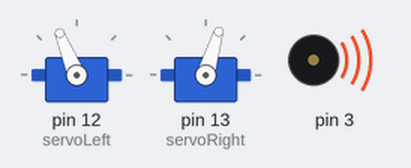
The sketch below on a simulated Arduino Uno, built with avr-gcc and run on an emulated ATmega328P. Parts: 2 × servo, buzzer (waves = sounding).

Above: at 0.45 s.
At 0.8 s:
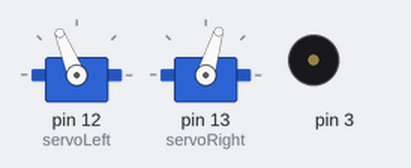
At 19.3 s:
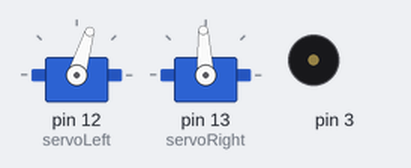
At 26.3 s:
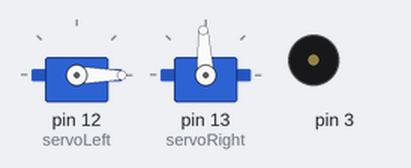
At 34.8 s:
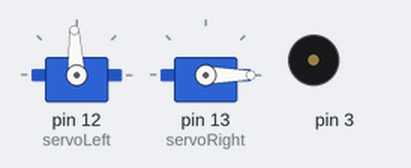
At 39.1 s:
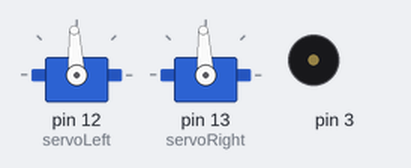
Timing chart, 0 to 40.0 s (numbered marks = the images above):
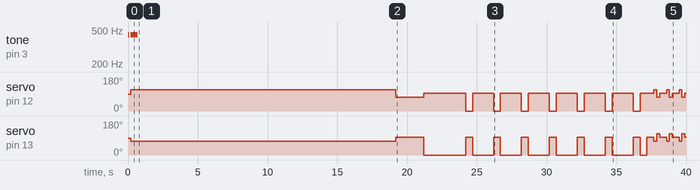

Measured:
- by itself, tone on pin 3: silent → 440 Hz at 0.00 s, → silent 0.10 s later, → 440 Hz 0.10 s later, → silent 0.50 s later
- by itself, servo on pin 12 (servoLeft): 90° → 112° at 0.20 s, → 73° 19.0 s later, → 93° 2.0 s later, → 0° 3.0 s later, … (26 changes in this stretch)
- by itself, servo on pin 13 (servoRight): 90° → 73° at 0.20 s, → 93° 19.0 s later, → 0° 2.0 s later, → 93° 3.0 s later, … (27 changes in this stretch)

The sketch:

dance.ino
```cpp
# include <Servo.h>

Servo servoLeft;
Servo servoRight;

void setup() {
  servoLeft.attach(12);
  servoRight.attach(13);
  pinMode(13,OUTPUT);
  pinMode(3,OUTPUT);
}

void turn(){
  servoLeft.writeMicroseconds(1300);
  servoRight.writeMicroseconds(1500);
  delay(2000);
  servoLeft.writeMicroseconds(1500);
  servoRight.writeMicroseconds(- 1700);
   delay(2000);
}

void back(){
   tone(3,587,100);
   tone(3,440,100);
   delay(200);
    tone(3,440,500);
   servoLeft.writeMicroseconds(1700);
  servoRight.writeMicroseconds(1300);
  delay(19000);

}

void side (){
  for(int i=0;i<7; i++){
    digitalWrite(13,HIGH);
    delay(500);
    digitalWrite(13,LOW);
    delay(500);
  servoLeft.writeMicroseconds(500);
  servoRight.writeMicroseconds(1500);
  delay(500);
  servoLeft.writeMicroseconds(1500);
  servoRight.writeMicroseconds(500);
  delay(500);
  }
}

void fb(){
   for(int i=0;i<8; i++){
  servoLeft.writeMicroseconds(1500);
  servoRight.writeMicroseconds(1500);
  delay(500);
  servoLeft.writeMicroseconds(1700);
  servoRight.writeMicroseconds(1300);
  delay(200);
  servoLeft.writeMicroseconds(1300);
  servoRight.writeMicroseconds(1700);
  delay(200);
   }
}

void loop() {
 back();
 turn();
 side();
 fb();
}
```
